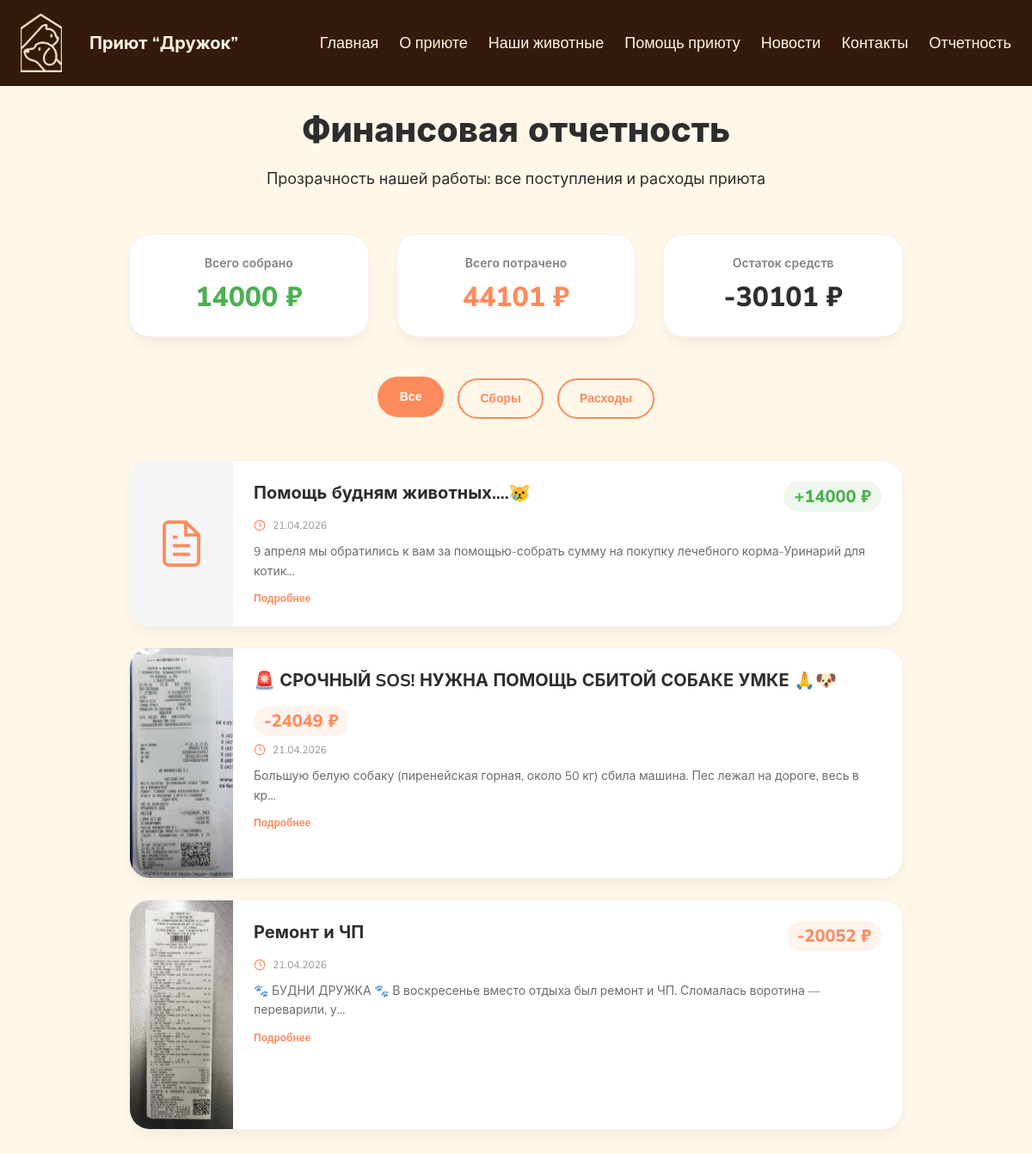
The page /reports/ on the database its author committed.
### main/models.py (models this page shows, shortened)
class Report(models.Model):
    title = models.CharField('Заголовок', max_length=200)
    description = models.TextField('Описание', help_text='На что были потрачены средства или что было собрано')
    amount = models.DecimalField('Сумма', max_digits=10, decimal_places=2, help_text='Сумма в рублях')
    report_type = models.CharField('Тип отчета', max_length=20, choices=[
        ('expense', 'Расход'),
        ('income', 'Сбор'),
    ], default='expense')
    date = models.DateTimeField('Дата', auto_now_add=True)
    receipt_image = models.CharField('Фото чека/документа', max_length=500, blank=True, null=True)
    is_published = models.BooleanField('Опубликовано', default=True)
    class Meta:
        verbose_name = 'Отчет'
        verbose_name_plural = 'Отчетность'
        ordering = ['-date']

### main/views.py (the view)
# urls.py: path('reports/', views.reports_page, name='reports')
def reports_page(request):
    reports = Report.objects.filter(is_published=True).order_by('-date')
    total_income = sum(r.amount for r in reports if r.report_type == 'income')
    total_expense = sum(r.amount for r in reports if r.report_type == 'expense')
    balance = total_income - total_expense
    context = {
        'reports': reports,
        'total_income': total_income,
        'total_expense': total_expense,
        'balance': balance,
    }
    return render(request, "main/reports.html", context)

### main/templates/main/reports.html (shortened to what this page needs)
{% load static %}
<!DOCTYPE html>
<html lang="ru">
<head>
    <link rel="stylesheet" href="{% static 'main/css/main.css' %}">
</head>
<body>
    <div class="menu">
        <div class="menu-container">
            <div class="menu_logo"></div>
            <span class="nazvanie">Приют “Дружок”</span>
            <div class="menu-buttons">
                <button class="menu_glav" onclick="window.location.href='/'">Главная</button>
                <button class="menu_history" onclick="window.location.href='/#about'">О приюте</button>
                <button class="menu_animals" onclick="window.location.href='/animals/'">Наши животные</button>
                <button class="menu_help" onclick="window.location.href='/#help'">Помощь приюту</button>
                <button class="menu_news" onclick="window.location.href='/news/'">Новости</button>
                <button class="menu_contact" onclick="window.location.href='/#contact'">Контакты</button>
                <button class="menu_document" onclick="window.location.href='/reports/'">Отчетность</button>
            </div>
        </div>
    </div>
    <section class="reports-page">
        <div class="container">
            <h1 class="page-title">Финансовая отчетность</h1>
            <p class="page-subtitle">
                Прозрачность нашей работы: все поступления и расходы приюта
            </p>
            <div class="finance-summary">
                <div class="summary-card income">
                    <div class="summary-title">Всего собрано</div>
                    <div class="summary-amount">{{ total_income|floatformat:0 }} ₽</div>
                </div>
                <div class="summary-card expense">
                    <div class="summary-title">Всего потрачено</div>
                    <div class="summary-amount">{{ total_expense|floatformat:0 }} ₽</div>
                </div>
                <div class="summary-card balance">
                    <div class="summary-title">Остаток средств</div>
                    <div class="summary-amount">{{ balance|floatformat:0 }} ₽</div>
                </div>
            </div>
            <div class="reports-filters">
                <button class="filter-btn active" data-filter="all">Все</button>
                <button class="filter-btn" data-filter="income">Сборы</button>
                <button class="filter-btn" data-filter="expense">Расходы</button>
            </div>
            <div class="reports-grid" id="reportsGrid">
                {% for report in reports %}
                <div class="report-card" data-type="{{ report.report_type }}" onclick="openReportModal({{ report.id }})">
                    {% if report.receipt_image %}
                    <div class="report-image">
                        <img src="{% static 'main/images/' %}{{ report.receipt_image }}" alt="{{ report.title }}">
                    </div>
                    {% else %}
                    <div class="report-image">
                        <svg width="60" height="60" viewBox="0 0 24 24" fill="none" stroke="#FF8A5C" stroke-width="1.5">
                            <path d="M14 2H6a2 2 0 0 0-2 2v16a2 2 0 0 0 2 2h12a2 2 0 0 0 2-2V8z"/>
                            <polyline points="14 2 14 8 20 8"/>
                            <line x1="16" y1="13" x2="8" y2="13"/>
                            <line x1="16" y1="17" x2="8" y2="17"/>
                            <polyline points="10 9 9 9 8 9"/>
                        </svg>
                    </div>
                    {% endif %}
                    <div class="report-info">
                        <div class="report-header">
                            <h3 class="report-title">{{ report.title }}</h3>
                            <span class="report-amount {{ report.report_type }}">
                                {% if report.report_type == 'income' %}+{% else %}-{% endif %}{{ report.amount|floatformat:0 }} ₽
                            </span>
                        </div>
                        <div class="report-date">
                            <svg viewBox="0 0 24 24" fill="none" stroke="currentColor" stroke-width="2">
                                <circle cx="12" cy="12" r="10"/>
                                <polyline points="12 6 12 12 16 14"/>
                            </svg>
                            {{ report.date|date:"d.m.Y" }}
                        </div>
                        <p class="report-description">{{ report.description|truncatechars:100 }}</p>
                        <button class="btn-detail-report" onclick="event.stopPropagation(); openReportModal({{ report.id }})">
                            Подробнее
                        </button>
                    </div>
                </div>
                {% empty %}
                <div class="no-reports">
                    <p>Пока нет отчетов. Следите за обновлениями!</p>
                </div>
                {% endfor %}
            </div>
        </div>
    </section>
</body>
</html>

### main/static/main/css/main.css (style rules this page uses)
* { margin: 0; padding: 0; box-sizing: border-box; }
body { font-size: 14px; font-family: 'Nunito Sans', -apple-system, BlinkMacSystemFont, 'Segoe UI', Roboto, sans-serif; background: #FFF7E8; }
.menu { position: fixed; top: 0; left: 0; width: 100%; z-index: 1000; background: #361a09; }
.menu-container { max-width: 80rem; margin: 0 auto; padding: 1rem 1.5rem; display: flex; align-items: center; justify-content: space-between; gap: 2rem; }
.menu_logo { width: 48px; height: 68px; background: url("../images/v1019_478.png") center/cover no-repeat; flex-shrink: 0; }
.nazvanie { color: #FEF6E3; font-weight: 700; font-size: 20px; flex-shrink: 0; }
.menu-buttons { display: flex; gap: 1.5rem; flex-wrap: wrap; justify-content: flex-end; flex: 1; }
.menu button { background: transparent; border: none; color: #FEF6E3; font-family: 'Nunito Sans', sans-serif; font-weight: 400; font-size: 18px; cursor: pointer; transition: color 0.2s ease; white-space: nowrap; }
.container { max-width: 80rem; margin: 0 auto; padding: 0 1.5rem; position: relative; z-index: 10; }
h1 { font-size: 40px; font-weight: 800; color: #2D2D2D; line-height: 1.2; }
.container { max-width: 80rem; margin: 0 auto; padding: 0 1rem; }
button { cursor: pointer; }

### rows shown on the page
Report: title "Помощь будням животных....😿", amount "14000", date "21.04.2026", description "9 апреля мы обратились к вам за помощью-собрать сумму на покупку лечебного корма-Уринарий для котик…"
Report: receipt_image (picture), title "🚨 СРОЧНЫЙ SOS! НУЖНА ПОМОЩЬ СБИТОЙ СОБАКЕ УМКЕ 🙏🐶", amount "24049", date "21.04.2026", description "Большую белую собаку (пиренейская горная, около 50 кг) сбила машина. Пес лежал на дороге, весь в кр…"
Report: receipt_image (picture), title "Ремонт и ЧП", amount "20052", date "21.04.2026", description "🐾 БУДНИ ДРУЖКА 🐾 В воскресенье вместо отдыха был ремонт и ЧП. Сломалась воротина — переварили, у…"

### other values the page prints
{{ total_income|floatformat:0 }} "14000"
{{ total_expense|floatformat:0 }} "44101"
{{ balance|floatformat:0 }} "-30101"
